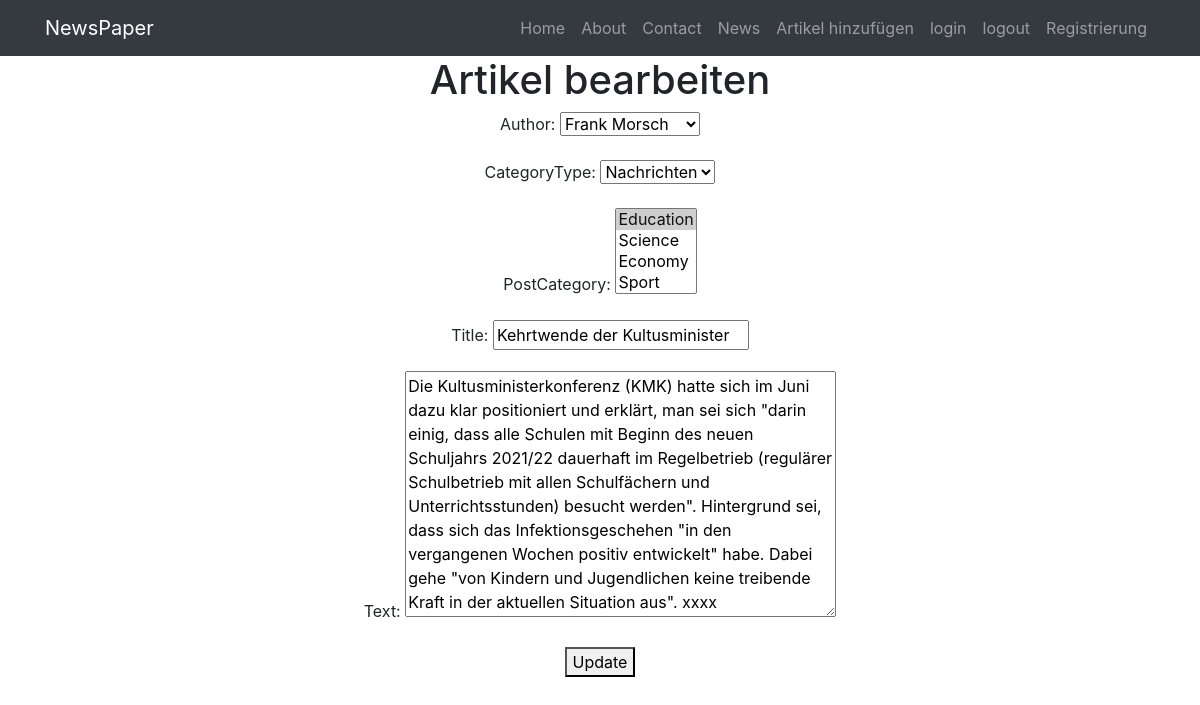
Page /news/article/edit/12/ (signed in) on the committed database.
### news/models.py (models this page shows, shortened)
class Post(models.Model):
    author = models.ForeignKey(Author, on_delete=models.CASCADE)
    NEWS = 'NW'
    ARTICLE = 'AR'
    CATEGORY_CHOICES = (
        (NEWS, 'Nachrichten'),
        (ARTICLE, 'Artikel'),
    )
    categoryType = models.CharField(max_length=2, choices=CATEGORY_CHOICES, default=ARTICLE)
    dateCreation = models.DateTimeField(auto_now_add=True) #автоиатически выставл. врея поста
    postCategory = models.ManyToManyField(Category, through='PostCategory')
    title = models.CharField(max_length=128)
    text = models.TextField() # ohne Begrenzung
    quantity = models.IntegerField(default=0,
                                   validators=[MinValueValidator(0,'Quantity should be >=0')]
                                   )# 8/12 change
    rating = models.SmallIntegerField(default=0)

### news/views.py (the view)
# urls.py: path('article/edit/<int:pk>/', post_edit, name='post_edit'),
@login_required(login_url='/accounts/login/') #18/12
def post_edit(request, pk=None):
    post = get_object_or_404(Post, pk=pk)
    if request.method == "POST":
        form = PostForm(request.POST,
                        instance=post)
        if form.is_valid():
            form.save()
            return redirect('post_create')
    else:
        form = PostForm(instance=post)
    return render(request,
                  'flatpages/post_edit.html',
                  {
                      'form': form,
                      'post': post
                  })

### news/forms.py
class PostForm(ModelForm):
    class Meta:
        model = Post
        exclude=['rating','quantity', 'dateCreation']

### news/models.py (called while the page is built)
    def __str__(self):
        return self.authorUser.username + ' ' + self.authorUser.last_name

    def __str__(self):
        return self.name

### templates/flatpages/post_edit.html (shortened to what this page needs)
{% extends 'flatpages/default.html' %}
{% block content %}
<h1>Artikel bearbeiten</h1>
<form action="{% url 'post_edit' post.pk %}"
      method="post">
      {{ form.as_p }}
<button class="button" type="submit">Update</button>
</form>
{% endblock content %}

### rows in the picture
Post: author "Frank Morsch", categoryType "Nachrichten", title "Kehrtwende der Kultusminister", text "Die Kultusministerkonferenz (KMK) hatte sich im Juni dazu klar positioniert und erklärt, man sei sich \"darin einig, dass alle Schulen mit Beginn des neuen Schuljahrs 2021/22 dauerhaft im Regelbetrieb (regulärer Schulbetrieb mit allen Schulfächern und Unterrichtsstunden) besucht werden\". Hintergrund sei, dass sich das Infektionsgeschehen \"in den vergangenen Wochen positiv entwickelt\" habe. Dabei gehe \"von Kindern und Jugendlichen keine treibende Kraft in der aktuellen Situation aus\". xxxx"
